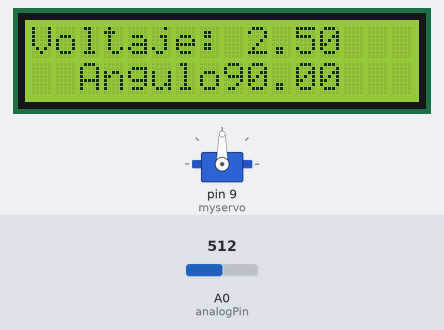
Recording of a sketch running on a simulated Arduino Uno, built with avr-gcc and run on an emulated ATmega328P. On the bench: servo, 16×2 character LCD. Inputs (shaded band) come from the test bench; at power-on: A0 (analogPin) = 512.

Above: at 1.2 s.
1.3 s: A0 (analogPin) set to 59
At 2.5 s:
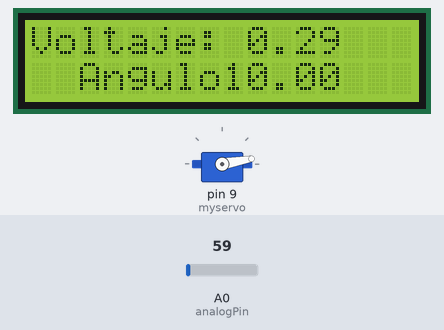
2.8 s: A0 (analogPin) set to 51
At 3.4 s:
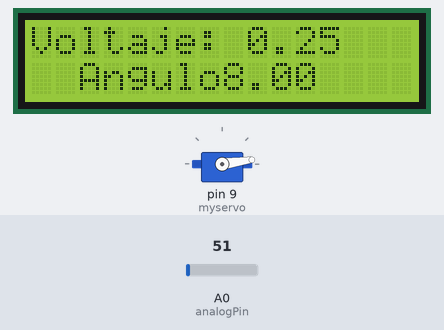
4.3 s: A0 (analogPin) set to 122
At 4.6 s:
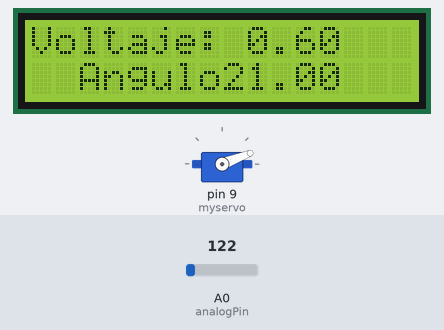
5.8 s: A0 (analogPin) set to 306
At 6.1 s:
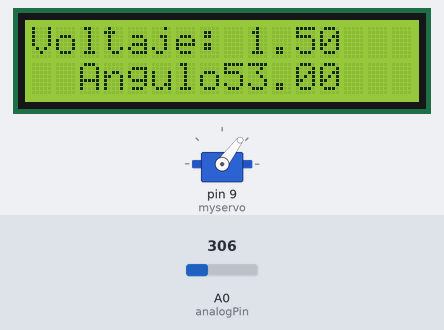
7.3 s: A0 (analogPin) set to 716
At 7.7 s:
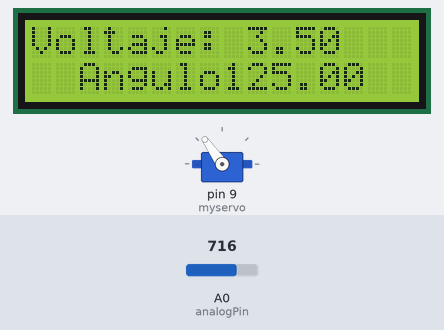
8.8 s: A0 (analogPin) set to 577
At 9.6 s:
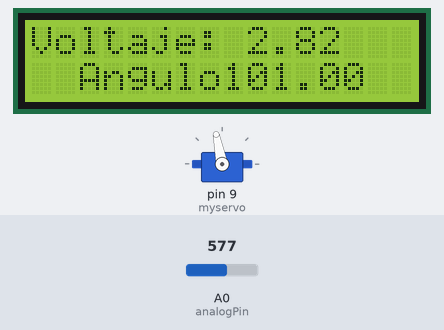
10.3 s: A0 (analogPin) set to 557
Timing chart, 0 to 12.8 s (numbered marks = the images above; inputs shaded):
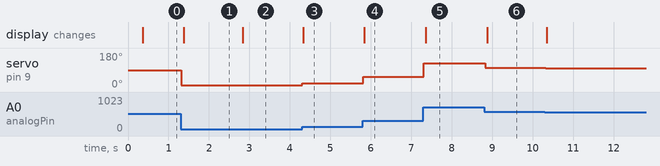

Measured:
- the behaviour switches between 57 and 56 on A0 (analogPin) (found by bisection; images 1 and 2)
- after the input at 1.3 s, servo on pin 9 (myservo): 90° → 10° at once; the display: changes after 0.07 s (image 1)
- after the input at 2.8 s, servo on pin 9 (myservo): 10° → 8° at once; the display: changes at once (image 2)
- after the input at 4.3 s, servo on pin 9 (myservo): 8° → 21° at once; the display: changes at once (image 3)
- after the input at 5.8 s, servo on pin 9 (myservo): 21° → 53° at once; the display: changes at once (image 4)
- after the input at 7.3 s, servo on pin 9 (myservo): 53° → 125° at once; the display: changes after 0.05 s (image 5)
- after the input at 8.8 s, servo on pin 9 (myservo): 125° → 101° at once; the display: changes after 0.07 s (image 6)
- after the input at 10.3 s, servo on pin 9 (myservo): 101° → 98° at once

The sketch:

Servomotor.ino
```cpp
#include <Servo.h>
#include<LiquidCrystal.h>
LiquidCrystal lcd(12, 11, 5, 4, 3, 2);
Servo myservo;

int val = 0;
int analogPin = A0;
float V;
float ang = 0;

void setup() {
  myservo.attach(9);
  lcd.begin(16, 2);
}

void loop() {
  val = analogRead(analogPin);
  ang = map(val, 0, 1023, 0, 180);
  myservo.write(ang);
  delay(20);
  V = map(val, 0, 1023, 0, 5);
  lcd.setCursor(0, 0);
  lcd.print ("Voltaje: ");
  lcd.setCursor(9, 0);
  V = val*5/1023.0;
  lcd.print(V);
  lcd.setCursor(2, 1);
  lcd.print ("Angulo: ");
  lcd.setCursor(8, 1);
  lcd.println(ang);
}
```
